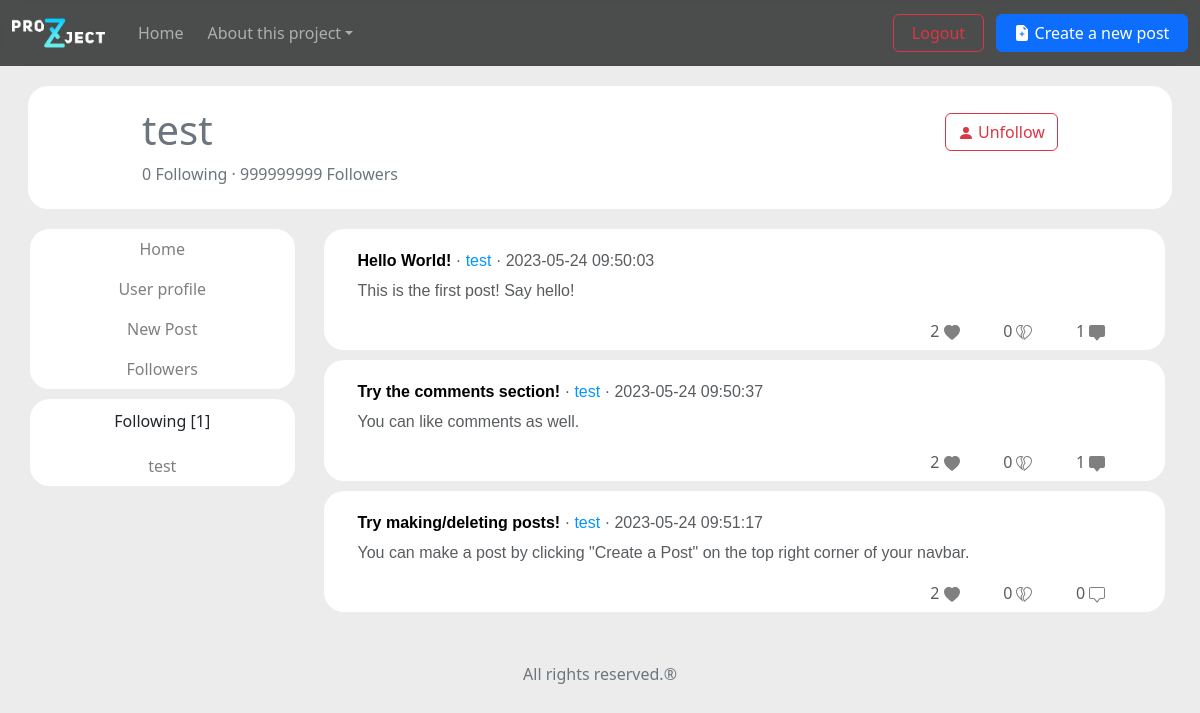
The app's page /test (signed in) with its own data.
### website/models.py (models this page shows, shortened)
class User(UserMixin, db.Model):
    id = db.Column(db.Integer, primary_key = True)
    username = db.Column(db.String(100), unique = True)
    password = db.Column(db.String(100))
    posts = db.relationship('Post', backref = 'user', passive_deletes = True)
    comments = db.relationship('Comment', backref = 'user', passive_deletes = True)
    likes = db.relationship('Like', backref = 'user', passive_deletes = True)
    dislikes = db.relationship('Dislike', backref = 'user', passive_deletes = True)
    followed = db.relationship(
        'User', secondary = 'followers',
        primaryjoin = (followers.c.follower_id == id),
        secondaryjoin = (followers.c.followed_id == id),
        backref = db.backref('followers', lazy = 'dynamic'), lazy = 'dynamic')

class Post(db.Model):
    id = db.Column(db.Integer, primary_key = True)
    title = db.Column(db.String(1000))
    content = db.Column(db.String(1000))
    date_created = db.Column(db.DateTime(timezone = True), default = func.now())
    user_of_post = db.Column(db.Integer, db.ForeignKey('user.id'), nullable = False)
    comments = db.relationship('Comment', backref = 'post', passive_deletes = True)
    likes = db.relationship('Like', backref = 'post', passive_deletes = True, lazy = 'select')
    dislikes = db.relationship('Dislike', backref = 'post', passive_deletes = True, lazy = 'select')

### website/views.py (the view)
@views.route('/<username>')
def user_page(username):
    user = User.query.filter_by(username = username).first()
    posts = Post.query.filter_by(user_of_post = user.id).all()
    follower_count = user.followers.count()
    followed_count = user.followed.count()
    return render_template('user_page.html', user = current_user, posts = posts, user_page = user)

### website/templates/user_page.html (shortened to what this page needs)
{% extends 'posts_template.html' %}
{% block header2 %}
<header>
    <div class="post-bg userinfo-bg">
        <div class="row">
            <div class="col-7">
                <h1 class="text-secondary">{{ user_page.username }}</h1>
            </div>
            <div class="col-5" style="text-align:right">
                <a href="/follow/{{ user_page.username }}">
                    {% if not user_page.id == user.id %}
                        {% if not user_page.id in user.followed|map(attribute = "id")|list %}
                            <button class="btn btn-outline-primary" style="margin-top: 2%; text-decoration: none">
                                <svg xmlns="http://www.w3.org/2000/svg" width="16" height="16" fill="currentColor" class="bi bi-person-fill" viewBox="0 0 16 16" style="margin-top: -3px">
                                    <path d="M3 14s-1 0-1-1 1-4 6-4 6 3 6 4-1 1-1 1H3Zm5-6a3 3 0 1 0 0-6 3 3 0 0 0 0 6Z"/>
                                </svg>
                                Follow
                            </button>
                        {% else %}
                            <button class="btn btn-outline-danger" style="margin-top: 2%; text-decoration: none">
                                <svg xmlns="http://www.w3.org/2000/svg" width="16" height="16" fill="currentColor" class="bi bi-person-fill" viewBox="0 0 16 16" style="margin-top: -3px">
                                    <path d="M3 14s-1 0-1-1 1-4 6-4 6 3 6 4-1 1-1 1H3Zm5-6a3 3 0 1 0 0-6 3 3 0 0 0 0 6Z"/>
                                </svg>
                                Unfollow
                            </button>
                        {% endif %}
                    {% endif %}
                </a>
            </div>
        </div>
        <div class="col-12">
        {% if not user_page.id == 1: %}
        <p class="text-secondary"> {{ user_page.followed.all() | length }} Following  · {{ user_page.followers.all() | length }} Followers</p>
        {% elif user_page.id == 1 %}
        <p class="text-secondary"> {{ user_page.followed.all() | length }} Following  · 999999999 Followers</p>
        {% endif %}
</header>
{% endblock %}

### website/templates/posts_template.html (shortened to what this page needs)
{% extends 'base.html' %}
{% block content %}
<div class="wrapper">
    {% block header2 %}
    {% endblock %}
    <article>
        {% for post in posts %}
        <div class="text-body-secondary container-flex">
            <div class="post-bg">
                <div class="row colstyle">
                    <div class="col-10 colstyle">
                        <div>
                        <p class="title">
                            <span style="color: black;"><b>{{ post.title }}</b> </span>
                             · <a href="/{{ post.user.username }}" style="text-decoration: none; color: rgb(0, 149, 255)">{{post.user.username}}</a> · {{post.date_created}}</span></p>
                        </div>
                    </div>
                    <div class="col-2 colstyle" style="text-align: right;">
                    </div>
                </div>
                <p class="title">{{ post.content }}</p>
                <div style="text-align: right">
                    {{ post.likes | length }}
                    <a href="/like-post/{{ post.id }}"  class="icons">
                        {% if not user.id in post.likes|map(attribute = "user_of_like")|list %}
                            <svg xmlns="http://www.w3.org/2000/svg" width="16" height="16" fill="currentColor" class="bi bi-heart" viewBox="0 0 16 16">
                                <path d="m8 2.748-.717-.737C5.6.281 2.514.878 1.4 3.053c-.523 1.023-.641 2.5.314 4.385.92 1.815 2.834 3.989 6.286 6.357 3.452-2.368 5.365-4.542 6.286-6.357.955-1.886.838-3.362.314-4.385C13.486.878 10.4.28 8.717 2.01L8 2.748zM8 15C-7.333 4.868 3.279-3.04 7.824 1.143c.06.055.119.112.176.171a3.12 3.12 0 0 1 .176-.17C12.72-3.042 23.333 4.867 8 15z"/>
                            </svg>
                        {% else %}
                            <svg xmlns="http://www.w3.org/2000/svg" width="16" height="16" fill="currentColor" class="bi bi-heart-fill" viewBox="0 0 16 16">
                                <path fill-rule="evenodd" d="M8 1.314C12.438-3.248 23.534 4.735 8 15-7.534 4.736 3.562-3.248 8 1.314z"/>
                            </svg>
                        {% endif %}
                    </a>
                    {{ post.dislikes | length }}
                    <a href="/dislike-post/{{ post.id }}" class="icons">
                    </a>
                    {{ post.comments | length}}
                    <a href="/comments/{{ post.id }}" class="icons">
                    {% if not user.id in post.comments|map(attribute = "user_of_comment")|list %}
                        <svg xmlns="http://www.w3.org/2000/svg" width="16" height="16" fill="currentColor" class="bi bi-chat-square" viewBox="0 0 16 16">
                            <path d="M14 1a1 1 0 0 1 1 1v8a1 1 0 0 1-1 1h-2.5a2 2 0 0 0-1.6.8L8 14.333 6.1 11.8a2 2 0 0 0-1.6-.8H2a1 1 0 0 1-1-1V2a1 1 0 0 1 1-1h12zM2 0a2 2 0 0 0-2 2v8a2 2 0 0 0 2 2h2.5a1 1 0 0 1 .8.4l1.9 2.533a1 1 0 0 0 1.6 0l1.9-2.533a1 1 0 0 1 .8-.4H14a2 2 0 0 0 2-2V2a2 2 0 0 0-2-2H2z"/>
                        </svg>
                    {% else %}
                        <svg xmlns="http://www.w3.org/2000/svg" width="16" height="16" fill="currentColor" class="bi bi-chat-square-fill" viewBox="0 0 16 16">
                            <path d="M2 0a2 2 0 0 0-2 2v8a2 2 0 0 0 2 2h2.5a1 1 0 0 1 .8.4l1.9 2.533a1 1 0 0 0 1.6 0l1.9-2.533a1 1 0 0 1 .8-.4H14a2 2 0 0 0 2-2V2a2 2 0 0 0-2-2H2z"/>
                        </svg>
                    {% endif %}
                    </a>
                </div>
            </div>
        </div>
    {% endfor%}
    </article>
    <aside>
        <div class="post-sidebar" style="align-items: center; justify-content: center;">
            <a href="/home"><button class="no-bg-btn"> Home </button>
            <a href="/{{ user.username }}"><button class="no-bg-btn"> User profile </button>
            <a href="/create-post"><button class="no-bg-btn"> New Post </button></a>
            <a href="#"><button class="no-bg-btn"> Followers </button></a>
        </div>
        {% if not user.followed.count() == 0 %}
        <div class="post-sidebar" style="align-items: center; justify-content: center; padding-top:10px">
            <p class="" style="text-align:center; margin-bottom:5%">Following [{{ user.followed.all() | length}}]</p>
            {% for followed in user.followed | reverse %}
            <a href="{{ followed.username }}"><button class="no-bg-btn"> {{ followed.username }} </button></a>
            {% endfor %}
        </div>
        {% endif%}
    </aside>
    <footer><p class="text-secondary" style="text-align: center;">All rights reserved.®</p></footer>
  </div>
{% endblock%}

### website/templates/base.html (shortened to what this page needs)
<!DOCTYPE html>
<html lang="en">
<head>
    <link href="https://cdn.jsdelivr.net/npm/bootstrap@5.3.0-alpha3/dist/css/bootstrap.min.css" rel="stylesheet">
    <link rel="stylesheet" type="text/css" href="{{ url_for('static', filename='style.css') }}">
</head>
<body>
    <nav class="navbar sticky-top navbar-expand-lg navbar-dark" style="backdrop-filter: blur(8px); background-color: rgba(20, 23, 23, 0.75);">
        <div class="container-fluid" justify-content-center>
          <a class="navbar-brand p-0 me-0 me-lg-2" href="/">
            <img src="{{ url_for('static', filename='/images/logo.png') }}" alt="Project Z" width="110px" height="50px">
          </a>
          <div class="collapse navbar-collapse" id="navbarSupportedContent">
            <ul class="navbar-nav gap-2 me-auto mb-2 mb-lg-0">
              <li class="nav-item" >
                {% if user.is_authenticated %}
                <a class="nav-link data-toggle" aria-current="page" href="/home">Home</a>
                {% endif %}
              </li>
              <li class="nav-item dropdown">
                <a class="nav-link dropdown-toggle" href="#" role="button" data-bs-toggle="dropdown" aria-expanded="false">About this project</a>
              </li>
            </ul>
            <div class="col-md-4 gap-2 text-end">
                {% if user.is_authenticated %}
                <button type="button" class="btn btn-outline-danger me-2" style="--bs-btn-padding-x: 1.1rem;" onclick="window.location.href='/logout'">Logout</button>
                <button type="button" class="btn btn-primary" style="--bs-btn-padding-x: 1.1rem;" onclick="window.location.href='/create-post'">
                    Create a new post</button>
                {%else %}
                <button type="button" class="btn btn-outline-light me-2" style="--bs-btn-padding-x: 1.1rem;" onclick="window.location.href='/login'">Login</button>
                <button type="button" class="btn btn-primary me-2" style="--bs-btn-padding-x: 1.1rem;" onclick="window.location.href='/sign-up'">Sign Up</button>
                {% endif %}
            </div>
          </div>
        </div>
      </nav>
    {% block content %} {% endblock %}
</body>
</html>

### website/templates/posts_template.html (style rules this page uses)
body { background-color: #edecec; }
.post-bg { margin-inline: auto; background-color: white; padding-top: 20px; padding-bottom: 7px; padding-right: 20px; padding-left:4%; border-radius: 20px; margin-bottom: 10px; width: 100%; }
.title { font-family:'Trebuchet MS', 'Lucida Sans Unicode', 'Lucida Grande', 'Lucida Sans', Arial, sans-serif; font-size: medium; }
.icons { margin-right: 5%; color: grey; text-decoration: none; align-self: right; }
.colstyle { align-items: left; margin-bottom: -5px; }
header { grid-area: header; padding-inline: 2.3%; margin-top: 20px; }
article { grid-area: content; padding-left: 1%; padding-right: 4%; }
aside { grid-area: sidebar; padding-left: 10%; overflow-y: auto; }
footer { padding: 20px; grid-area: footer; background-color: none; }
.wrapper { display: grid; grid-gap: 20px; grid-template-columns: 1fr 3fr; grid-template-areas: "header header" "sidebar content" "footer footer"; }
.userinfo-bg { padding-inline: 10%; height : auto; margin-bottom: 0px; margin-inline-end: 20px; display: flex; flex-direction: row; display: block; }
.no-bg-btn { border: none; background-color: white; color: rgb(127, 127, 127); width: 100%; border-radius: 20px; height:40px; transition: 0.0s ease-in-out; text-align: center; }
.post-sidebar { background-color: white; border-radius: 20px; margin-bottom: 10px; width: 100%; }

### records on screen
User: username "test"
Post: title "Hello World!", user.username "test", date_created "2023-05-24 09:50:03", content "This is the first post! Say hello!", likes|length "2", dislikes|length "0", comments|length "1"
Post: title "Try the comments section!", user.username "test", date_created "2023-05-24 09:50:37", content "You can like comments as well.", likes|length "2", dislikes|length "0", comments|length "1"
Post: title "Try making/deleting posts!", user.username "test", date_created "2023-05-24 09:51:17", content "You can make a post by clicking \"Create a Post\" on the top right corner of your navbar.", likes|length "2", dislikes|length "0", comments|length "0"

### other values on screen
{{ user_page.followed.all() | length }} "0"
{{ user.followed.all() | length }} "1"
